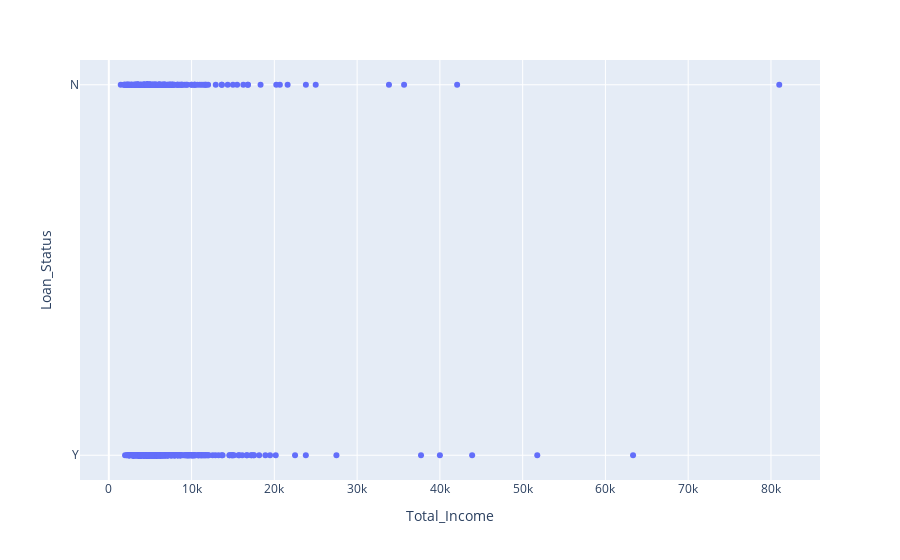

Notebook code for this chart:
### Code cell
# Prescriptive method

px.scatter(trainFile, x="Total_Income", y="Loan_Status")

### Figure 1 — Plotly figure (JSON) as saved in the notebook; plotly's stock layout.template omitted (floating-point values rounded to 4 significant figures; data arrays with more than 128 entries replaced by an {"elided": "..."} marker saying what was removed)
{"data": [{"hovertemplate": "Total_Income=%{x}<br>Loan_Status=%{y}<extra></extra>", "legendgroup": "", "marker": {"color": "#636efa", "symbol": "circle"}, "mode": "markers", "name": "", "orientation": "h", "showlegend": false, "type": "scatter", "x": {"elided": "614 float values"}, "xaxis": "x", "y": {"elided": "614 str values"}, "yaxis": "y"}], "layout": {"legend": {"tracegroupgap": 0}, "margin": {"t": 60}, "xaxis": {"anchor": "y", "domain": [0, 1], "title": {"text": "Total_Income"}}, "yaxis": {"anchor": "x", "domain": [0, 1], "title": {"text": "Loan_Status"}}}}
